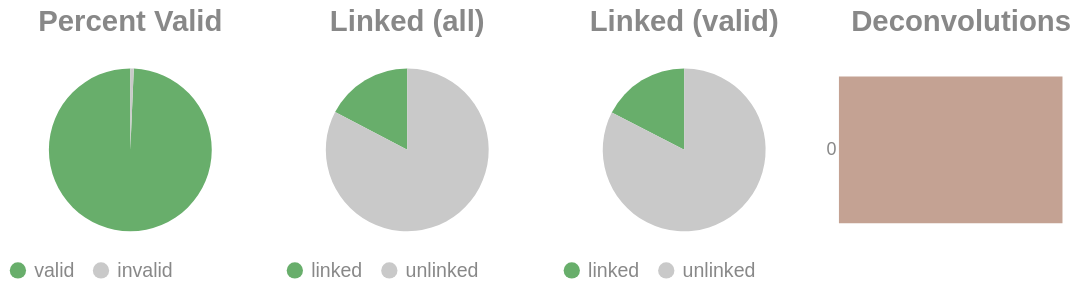

Source (notebook cell):
### Code cell
if SKIPLR:
    pass
else:
    clash = Counter()
    for i in valids['molecule'].to_list():
        _mol = i.split("-")
        if len(_mol) == 1:
            clash.update('0')
        else:
            clash.update(_mol[-1])

    _d = {"deconvolutions": [], 'count': []}
    for k,v in clash.items():
        _d['deconvolutions'].append(k)
        _d['count'].append(v)

    tot_valid = valids['reads'].sum()
    mask = valids['reads'] >= 2
    n_linked_reads = valids.filter(mask)['reads'].sum()
    if n_linked_reads == 0:
        print_html("No linked molecules (>=2 reads) were detected; skipping linked-only distributions.")
        SKIPLR = True
    else:
        perc_valid = round(tot_valid / n_reads, 4)
        linked_perc_abs = round(n_linked_reads / n_reads, 4)
        linked_perc = round(n_linked_reads / tot_valid, 4)

    _valid = pl.DataFrame({"valids": ['valid', 'invalid'], "count": [tot_valid, n_reads - tot_valid]})
    _linked_abs = pl.DataFrame({"linked (absolute)": ['linked', 'unlinked'], "count": [n_linked_reads, n_reads - n_linked_reads]})
    _linked_rel = pl.DataFrame({"linked (valids)": ['linked', 'unlinked'], "count": [n_linked_reads, tot_valid - n_linked_reads]})

    (
        alt.hconcat(
            piechart(_valid, goodval = 'valid', title = "Percent Valid"),
            piechart(_linked_abs, goodval = "linked", title =  "Linked (all)"),
            piechart(_linked_rel, goodval = "linked", title =  "Linked (valid)"),
            convolutionbar(pl.DataFrame(_d), title = "Deconvolutions"),
            center = True,
            bounds = 'flush'
        )
        .resolve_scale(color='independent')
        .resolve_legend('independent')
        .properties(usermeta={'embedOptions': {"actions": False}})
    ).display()

### Figure 1 — Vega-Lite specification as saved in the notebook (floating-point values rounded to 4 significant figures)
{"width": "container", "height": 400, "config": {"title": {"anchor": "start", "dy": -15, "fontSize": 18, "color": "#888888", "subtitleColor": "#888888", "subtitleFontSize": 14}, "arc": {"fill": "#0072B2"}, "axis": {"domainColor": "#888888", "domainWidth": 0.5, "gridWidth": 0.2, "grid": false, "titleFontWeight": 400, "titleFontSize": 15, "labelFontSize": 11, "labelColor": "#888888", "tickColor": "#888888", "tickWidth": 0.2, "titleColor": "#888888"}, "axisBand": {"grid": false}, "axisX": {"grid": true, "tickSize": 10, "domainCap": "round"}, "axisY": {"domain": false, "grid": true, "tickSize": 0, "domainCap": "round"}, "background": "transparent", "header": {"labelFontSize": 15, "labelColor": "#888888", "titleFontSize": 15, "titleFontWeight": 600, "titleColor": "#888888"}, "legend": {"labelFont": "sans-serif", "labelFontSize": 12, "labelColor": "#888888", "symbolSize": 100, "symbolType": "circle", "titleFontSize": 12, "titlePadding": 10, "titleColor": "#888888", "title": null}, "range": {"category": ["#E69F00", "#56B4E9", "#009E73", "#F0E442", "#0072B2", "#D55E00", "#CC79A7", "#000000"], "diverging": ["#cfe8f3", "#a2d4ec", "#73bfe2", "#46abdb", "#1696d2", "#12719e"]}, "area": {"fill": "#0072B2", "fillOpacity": 0.7, "line": true, "strokeOpacity": 0.7}, "line": {"color": "#0072B2", "stroke": "#0072B2", "strokeWidth": 2}, "trail": {"color": "#0072B2", "stroke": "#0072B2", "strokeWidth": 0, "size": 1}, "point": {"filled": true, "fillOpacity": 1.0, "size": 95}, "text": {"color": "#888888", "fontSize": 11, "align": "right", "fontWeight": 400, "size": 11}, "bar": {"fill": "#0072B2", "stroke": null}, "view": {"stroke": null, "continuousWidth": 660, "continuousHeight": 400}}, "hconcat": [{"data": {"name": "data-f49d3e482cd10ac21e90ba084c26d9ab"}, "mark": {"type": "arc"}, "encoding": {"color": {"field": "valids", "legend": {"orient": "bottom", "title": null}, "scale": {"domain": ["valid", "invalid"], "range": ["#68ae6b", "#C9C9C9"]}, "title": "Valids", "type": "nominal"}, "theta": {"field": "count", "type": "quantitative"}, "tooltip": [{"field": "valids", "title": "Valids", "type": "ordinal"}, {"field": "percent", "format": ".2%", "title": "Percent", "type": "quantitative"}, {"field": "count", "title": "Count", "type": "quantitative"}]}, "height": 100, "title": {"text": "Percent Valid", "align": "center", "anchor": "middle"}, "transform": [{"calculate": "datum.count / 4073858", "as": "percent"}], "width": 150}, {"data": {"name": "data-3ab607c53ad6db15989fa1f644c2f993"}, "mark": {"type": "arc"}, "encoding": {"color": {"field": "linked (absolute)", "legend": {"orient": "bottom", "title": null}, "scale": {"domain": ["linked", "unlinked"], "range": ["#68ae6b", "#C9C9C9"]}, "title": "Linked (Absolute)", "type": "nominal"}, "theta": {"field": "count", "type": "quantitative"}, "tooltip": [{"field": "linked (absolute)", "title": "Linked (Absolute)", "type": "ordinal"}, {"field": "percent", "format": ".2%", "title": "Percent", "type": "quantitative"}, {"field": "count", "title": "Count", "type": "quantitative"}]}, "height": 100, "title": {"text": "Linked (all)", "align": "center", "anchor": "middle"}, "transform": [{"calculate": "datum.count / 4073858", "as": "percent"}], "width": 150}, {"data": {"name": "data-67ba98f70da56991150de2b724d601e4"}, "mark": {"type": "arc"}, "encoding": {"color": {"field": "linked (valids)", "legend": {"orient": "bottom", "title": null}, "scale": {"domain": ["linked", "unlinked"], "range": ["#68ae6b", "#C9C9C9"]}, "title": "Linked (Valids)", "type": "nominal"}, "theta": {"field": "count", "type": "quantitative"}, "tooltip": [{"field": "linked (valids)", "title": "Linked (Valids)", "type": "ordinal"}, {"field": "percent", "format": ".2%", "title": "Percent", "type": "quantitative"}, {"field": "count", "title": "Count", "type": "quantitative"}]}, "height": 100, "title": {"text": "Linked (valid)", "align": "center", "anchor": "middle"}, "transform": [{"calculate": "datum.count / 4046156", "as": "percent"}], "width": 150}, {"data": {"name": "data-f40ae65e406c3507c1ea2e4a2543accc"}, "mark": {"type": "bar"}, "encoding": {"color": {"field": "deconvolutions", "legend": null, "scale": {"scheme": "lightgreyred"}, "type": "nominal"}, "tooltip": [{"field": "deconvolutions", "title": "Deconvolutions", "type": "ordinal"}, {"field": "percent", "format": ".2%", "title": "Percent", "type": "quantitative"}, {"field": "count", "title": "Count", "type": "quantitative"}], "x": {"axis": null, "field": "count", "type": "quantitative"}, "y": {"field": "deconvolutions", "sort": "ascending", "title": null, "type": "nominal"}}, "height": 100, "title": {"text": "Deconvolutions", "align": "center", "anchor": "middle"}, "transform": [{"calculate": "datum.count / 3659499", "as": "percent"}], "width": 150}], "bounds": "flush", "center": true, "resolve": {"legend": {"angle": "independent"}, "scale": {"color": "independent"}}, "usermeta": {"embedOptions": {"actions": false}}, "$schema": "https://vega.github.io/schema/vega-lite/v6.1.0.json", "datasets": {"data-f49d3e482cd10ac21e90ba084c26d9ab": [{"valids": "valid", "count": 4046156}, {"valids": "invalid", "count": 27702}], "data-3ab607c53ad6db15989fa1f644c2f993": [{"linked (absolute)": "linked", "count": 705504}, {"linked (absolute)": "unlinked", "count": 3368354}], "data-67ba98f70da56991150de2b724d601e4": [{"linked (valids)": "linked", "count": 705504}, {"linked (valids)": "unlinked", "count": 3340652}], "data-f40ae65e406c3507c1ea2e4a2543accc": [{"deconvolutions": "0", "count": 3659499}]}}
